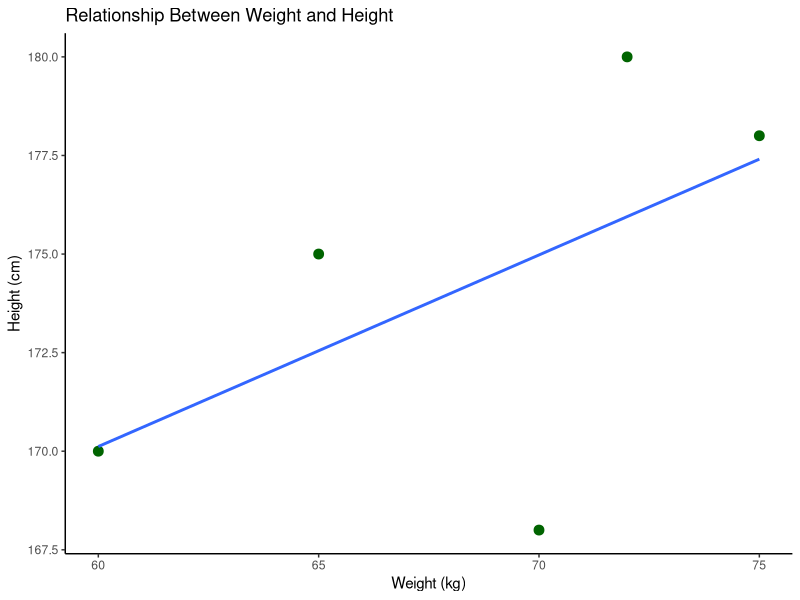

The R source for this figure:
library(ggplot2)

data <- data.frame(
  Weight = c(60, 65, 70, 72, 75),
  Height = c(170, 175, 168, 180, 178)
)

ggplot(data, aes(Weight, Height)) +
  geom_point(color = "darkgreen", size = 3) +
  geom_smooth(method = "lm", se = FALSE) +
  ggtitle("Relationship Between Weight and Height") +
  xlab("Weight (kg)") +
  ylab("Height (cm)") +
  theme_classic()
